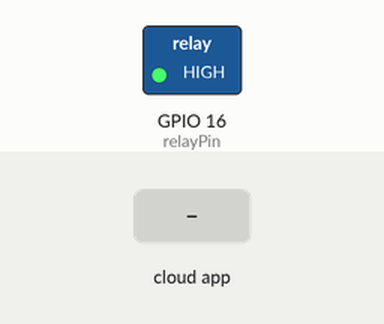
This sketch was run on a simulated ESP8266 (NodeMCU). Shown: switched loads named in the sketch (green lamp = pin HIGH). Inputs (shaded band) come from the test bench. WiFi joins after 1.5 s; servers stay silent unless stated; the Firebase database answers and starts empty; what the sketch prints to the serial monitor is not drawn.

Above: at 2.7 s.
2.8 s: the phone or cloud app sets mystatus to on
At 3.9 s:
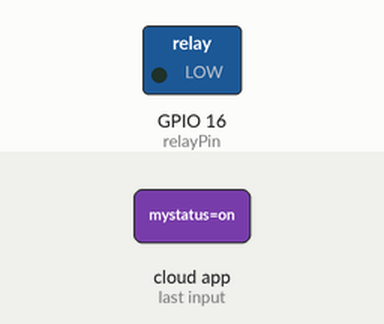
Timing chart, 0 to 5.8 s (numbered marks = the images above; inputs shaded):
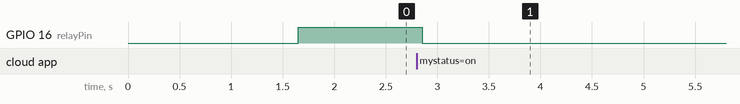

The sketch:

firebase_to_esp.ino
```cpp
#include <ESP8266WiFi.h>
#include <FirebaseArduino.h>
#define FIREBASE_HOST "minor-project-ad4e3.firebaseio.com"
#define FIREBASE_AUTH "TCWhfiKPcnsr0ZjVKKHITOEpYqkc4Vy3ERC8YSya"
#define WIFI_SSID "roop"
#define WIFI_PASSWORD "roop@1234"
//#define LED 2
int touchPin = 5;
int relayPin = 16;
int val = 0;
int lightON = 0;
int touched = 0;
String old_stat = "off";
int count=0;
void setup() {
pinMode(touchPin, INPUT);
//pinMode(LED,OUTPUT);
pinMode(relayPin, OUTPUT);
//digitalWrite(LED,0);
Serial.begin(9600);
WiFi.begin(WIFI_SSID, WIFI_PASSWORD);
Serial.print("connecting");
while (WiFi.status() != WL_CONNECTED) {
Serial.print(".");
delay(500);

}

Serial.println();
Serial.print("connected: ");
Serial.println(WiFi.localIP());
Firebase.begin(FIREBASE_HOST, FIREBASE_AUTH);
//Firebase.setInt("LEDStatus",0);

}

void loop() {
//val = digitalRead(touchPin);
String x = Firebase.getString("mystatus");
Serial.println(x);
/*digitalWrite(relayPin, HIGH);   //Turn off relay
delay(1000);
digitalWrite(relayPin, LOW);    //Turn on relay */

/*if(val == 1)
{
count++;
}
if(val==1)
{
 if(count%2 ==0)
 {
  digitalWrite(relayPin,HIGH);
  Serial.println("off");
  old_stat = "off";
 }
 else
 {

  digitalWrite(relayPin,LOW);
  Serial.println("on");
  old_stat = "on";
 }
}*/

/*if(x!=old_stat)
{
  if(x=="off")
  {
    digitalWrite(relayPin,HIGH);
    Serial.println("off");
    old_stat = "off";
  }
  else if(x=="on")
  {
    digitalWrite(relayPin,LOW);
    Serial.println("on");
    old_stat = "on";

  }

}*/
/*if((val == HIGH or x == "off")  && lightON == LOW){

    touched = 1-touched;
    delay(100);
  }
  lightON = val;

      if(touched == HIGH){
        Serial.println("Light ON");
        digitalWrite(relayPin, LOW);
        Serial.println(x);


      }
      else{
        Serial.println("Light OFF");
        digitalWrite(relayPin, HIGH);
        Serial.println(x);

      }*/

if( x == "on")
{
  digitalWrite(relayPin, LOW);
}
else
{
  digitalWrite(relayPin, HIGH);
}
if (Firebase.failed()) // Check for errors
Serial.print("setting /number failed:");
Serial.println(Firebase.error());
return;
delay(1000);

}
```

Measured:
- after the input at 2.8 s, GPIO 16 (relayPin): HIGH → LOW after 0.05 s
